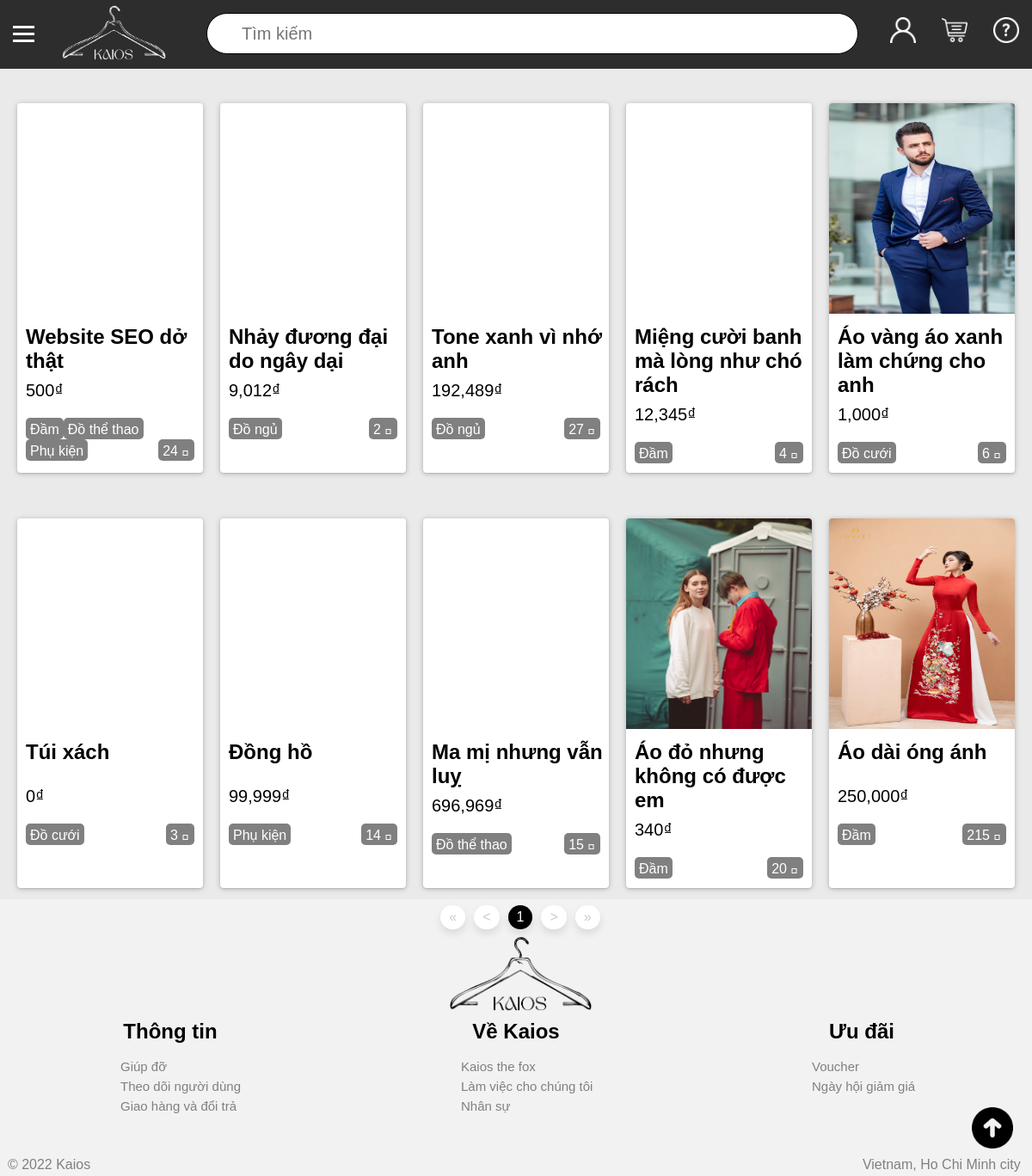
The page / on the database its author committed.
### tables this page shows
CREATE TABLE `san_pham` (
  `ma` int(11) NOT NULL,
  `ten` varchar(200) NOT NULL,
  `mo_ta` text NOT NULL,
  `anh` varchar(200) NOT NULL,
  `gia` int(11) NOT NULL,
  `ma_nha_san_xuat` int(11) NOT NULL,
  `so_luot_truy_cap` int(11) NOT NULL DEFAULT '0'
);

### partial/process_pagination.php (called while the page is built, shortened)
<?php
    $currentPage = 1;
    if (isset($_GET['query'])) {
        $search = addslashes($_GET['query']);
    }else $search = "";
    $query = "select count(*) from san_pham";
    $order = "";
    $order_0 = "";
    if(isset($_GET['sort'])) {
        $sort = $_GET['sort'];
        if ($sort == 0) {
            $order_0 = "order by so_luot_truy_cap desc";
        }else {
            $order = "and the_loai.ma = '$sort'";
        }
         $query .= " right join the_loai_chi_tiet
                    on the_loai_chi_tiet.ma_san_pham =    san_pham.ma
                    right join the_loai on the_loai.ma = the_loai_chi_tiet.ma_the_loai
                    where (san_pham.ten like '%$search%' or mo_ta like '%$search%')
                    $order $order_0";
    }else {
        $order_0 = "order by san_pham.ma desc";
    }
    $offset = $products_per_page*($currentPage-1);
    $url = $_SERVER['REQUEST_URI'];
    $contains = strpos($url,"admin");
    if ($contains) {
        $sql =  "select
                san_pham.ma as ma,
                san_pham.ten as ten,
                san_pham.anh as anh,
                san_pham.gia as gia,
                nha_san_xuat.ten as ten_nha_san_xuat
            from san_pham
            left join nha_san_xuat
            on nha_san_xuat.ma = san_pham.ma_nha_san_xuat
            where (san_pham.ten like '%$search%' or mo_ta like '%$search%')
            $order
            group by san_pham.ma
            $order_0
            limit $offset,$products_per_page";
    }else {
        $sql =  "select
                san_pham.ma as ma,
                san_pham.ten as ten,
                san_pham.anh as anh,
                san_pham.gia as gia,
                san_pham.so_luot_truy_cap as so_luot_truy_cap,
                group_concat(the_loai.ma) as ma_the_loai,
                group_concat(the_loai.ten) as the_loai
            from san_pham
            left join the_loai_chi_tiet
            on san_pham.ma = the_loai_chi_tiet.ma_san_pham
            left join the_loai
            on the_loai_chi_tiet.ma_the_loai = the_loai.ma
            where (san_pham.ten like '%$search%' or mo_ta like '%$search%')
            $order
            group by san_pham.ma
            $order_0
            limit $offset,$products_per_page";
    }
    $return = mysqli_query($connect,$sql);

### index.php (the view, shortened to what this page needs)
<!DOCTYPE html>
<html lang="en">
<head>
    <link rel="stylesheet" type="text/css" href="https://cdn.jsdelivr.net/npm/hack-font@3/build/web/hack-subset.css">
    <link rel="stylesheet" type="text/css" href="./styles.css">
</head>
<body>
    <?php
    require './database/connect.php';
    $products_per_page = 15;
    require './partial/process_pagination.php';
    ?>
    <div id="main_div">
            <?php
            include './partial/header.php';
            ?>
            <div id="middle_div">
                <div id="products_container">
                    <?php foreach($return as $each) { ?>
                        <div class="each_product" onclick="location.href='/show.php?id=<?php echo $each['ma'] ?>';">
                            <div class="product_image" style="background-image: url(./admin/products/photos/<?php echo $each['anh'] ?>);">
                            </div>
                            <div class="product_name">
                                <h2>
                                    <?php echo $each['ten'] ?>
                                </h2>
                            </div>
                            <div class="product_price">
                                <?php echo number_format($each['gia'],'0','',',') ?>₫
                            </div>
                            <div class="product_tag">
                                <?php
                                    $ten_the_loai = explode(',',$each['the_loai']);
                                    $ma_the_loai = explode(',',$each['ma_the_loai']);
                                    $len = count($ten_the_loai);
                                    $the_loai = array_merge($ten_the_loai,$ma_the_loai);
                                ?>
                                <?php if ($ten_the_loai[0]) { ?>
                                    <?php
                                        for($index = 0; $index < $len; $index++) { ?>
                                        <a class="tag" href="?sort=<?php echo $the_loai[$len+$index] ?>">
                                            <?php echo $the_loai[$index] ?>
                                        </a>
                                    <?php } ?>
                                <?php } ?>
                                <a class="view" href="?sort=0">
                                    <?php echo $each['so_luot_truy_cap'] ?>
                                    <span style="font-family:Hack, monospace;"> </span>
                                </a>
                            </div>
                        </div>
                    <?php } ?>
                </div>
            </div>
            <?php include './partial/footer.php';?>
    </div>
</body>
</html>

### styles.css (style rules this page uses)
html { height: 100%; }
body { margin:0; padding:0; font-family: sans-serif; background-color: #f1f1df; }
#main_div { width: 100%; height: auto; background-color: #eaeaea; position: relative; }
#middle_div { height: 83%; width: 100%; background-color: #eaeaea; float: left; }
h2 { padding: 0; margin: 0; }
#products_container { width: 100%; height: 100%; }
.each_product { width: 18%; height: 430px; background-color: #ffffff; float: left; margin: 40px 0px 13px 20px; border-radius: 1px solid black; border-radius: 4px; background-blend-mode: lighten; box-shadow: 0px 1px 2px rgba(0,0,0,0.1), 0 1px 6px rgba(0,0,0,0.23); cursor: pointer; }
.each_product div { padding-left: 10px; }
.product_image { height: 60%; width: 100%; border-radius: 4px 4px 0 0; background-size:100% 95%; background-repeat: no-repeat; padding: 0px !important; object-fit: cover; }
.product_name { width: 100%; height: 10%; display: inline-block; word-wrap: break-word; }
.product_price { display: inline-block; font-size:20px; margin-top: 5%; width: 100%; height: 10%; }
.product_tag { width: auto; height: 5%; }
.product_tag .tag { width: fit-content; height: 15px; background-color: gray; float: left; padding: 5px; text-align: center; border-radius: 5px; color: white; z-index: 99; text-decoration: none; }
.product_tag .view { width: fit-content; height: 15px; background-color: gray; float: right; padding: 5px; margin-right: 10px; text-align: center; border-radius: 5px; color: white; z-index: 99; text-decoration: none; }

### rows shown on the page
san_pham: ten "Website SEO dở thật", gia "500", index "Đầm", index "Đồ thể thao", index "Phụ kiện", so_luot_truy_cap "24"
san_pham: ten "Nhảy đương đại do ngây dại", gia "9,012", index "Đồ ngủ", so_luot_truy_cap "2"
san_pham: ten "Tone xanh vì nhớ anh", gia "192,489", index "Đồ ngủ", so_luot_truy_cap "27"
san_pham: ten "Miệng cười banh mà lòng như chó rách", gia "12,345", index "Đầm", so_luot_truy_cap "4"
san_pham: anh (picture), ten "Áo vàng áo xanh làm chứng cho anh", gia "1,000", index "Đồ cưới", so_luot_truy_cap "6"
san_pham: ten "Túi xách", gia "0", index "Đồ cưới", so_luot_truy_cap "3"
san_pham: ten "Đồng hồ", gia "99,999", index "Phụ kiện", so_luot_truy_cap "14"
san_pham: ten "Ma mị nhưng vẫn luỵ", gia "696,969", index "Đồ thể thao", so_luot_truy_cap "15"
san_pham: anh (picture), ten "Áo đỏ nhưng không có được em", gia "340", index "Đầm", so_luot_truy_cap "20"
san_pham: anh (picture), ten "Áo dài óng ánh", gia "250,000", index "Đầm", so_luot_truy_cap "215"
